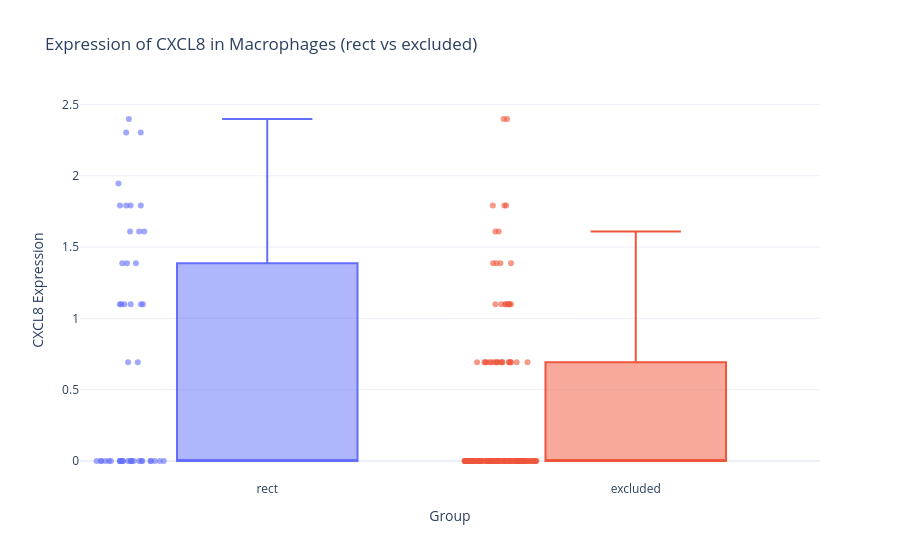
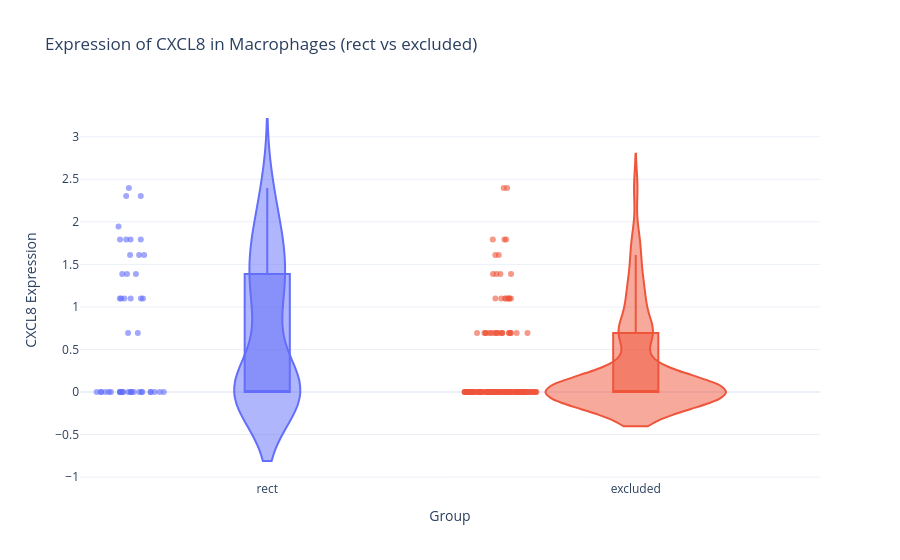

The notebook cell these images were saved under, in order:
### Markdown cell above
### Plots Box and Violin

### Code cell
import plotly.express as px
import seaborn as sns
import matplotlib.pyplot as plt

# Marker to plot
top_marker = "CXCL8"

# Cell Group to Plot
plot_cell_type=macrophage_combined

# Non-Interactive Violin Plot
plot_violin_expression(plot_cell_type, top_marker)

# Call the interactive box and violin plots
plot_interactive_boxplot(plot_cell_type, top_marker)
plot_interactive_violinplot(plot_cell_type, top_marker)

### Figure 1 — Plotly figure (JSON) as saved in the notebook; plotly's stock layout.template omitted (floating-point values rounded to 4 significant figures; data arrays with more than 128 entries replaced by an {"elided": "..."} marker saying what was removed)
{"data": [{"alignmentgroup": "True", "boxpoints": "all", "hovertemplate": "Group=%{x}<br>CXCL8 Expression=%{y}<extra></extra>", "jitter": 0.4, "legendgroup": "rect", "marker": {"color": "#636efa", "opacity": 0.6, "size": 6}, "name": "rect", "notched": false, "offsetgroup": "rect", "orientation": "v", "showlegend": true, "type": "box", "x": ["rect", "rect", "rect", "rect", "rect", "rect", "rect", "rect", "rect", "rect", "rect", "rect", "rect", "rect", "rect", "rect", "rect", "rect", "rect", "rect", "rect", "rect", "rect", "rect", "rect", "rect", "rect", "rect", "rect", "rect", "rect", "rect", "rect", "rect", "rect", "rect", "rect", "rect", "rect", "rect", "rect", "rect", "rect", "rect", "rect", "rect", "rect"], "x0": " ", "xaxis": "x", "y": [0, 0, 0, 0, 1.386, 0.6931, 0.6931, 0, 1.792, 1.099, 0, 0, 0, 1.099, 0, 0, 0, 0, 1.609, 1.099, 1.099, 1.099, 0, 0, 0, 0, 0, 1.386, 1.609, 1.099, 0, 2.303, 2.398, 1.792, 1.946, 1.386, 0, 0, 1.792, 2.303, 1.792, 0, 1.609, 0, 0, 0, 0], "y0": " ", "yaxis": "y"}, {"alignmentgroup": "True", "boxpoints": "all", "hovertemplate": "Group=%{x}<br>CXCL8 Expression=%{y}<extra></extra>", "jitter": 0.4, "legendgroup": "excluded", "marker": {"color": "#EF553B", "opacity": 0.6, "size": 6}, "name": "excluded", "notched": false, "offsetgroup": "excluded", "orientation": "v", "showlegend": true, "type": "box", "x": {"elided": "145 str values"}, "x0": " ", "xaxis": "x", "y": {"elided": "145 float values"}, "y0": " ", "yaxis": "y"}], "layout": {"autosize": true, "boxmode": "overlay", "legend": {"title": {"text": "Group"}, "tracegroupgap": 0}, "showlegend": false, "title": {"text": "Expression of CXCL8 in Macrophages (rect vs excluded)"}, "xaxis": {"anchor": "y", "autorange": true, "categoryarray": ["rect", "excluded"], "categoryorder": "array", "domain": [0, 1], "range": [-0.5049, 1.5], "title": {"text": "Group"}, "type": "category"}, "yaxis": {"anchor": "x", "autorange": true, "domain": [0, 1], "range": [-0.1332, 2.531], "title": {"text": "CXCL8 Expression"}, "type": "linear"}}}

### Figure 2 — Plotly figure (JSON) as saved in the notebook; plotly's stock layout.template omitted (floating-point values rounded to 4 significant figures; data arrays with more than 128 entries replaced by an {"elided": "..."} marker saying what was removed)
{"data": [{"alignmentgroup": "True", "box": {"visible": true}, "hovertemplate": "Group=%{x}<br>CXCL8 Expression=%{y}<extra></extra>", "jitter": 0.4, "legendgroup": "rect", "marker": {"color": "#636efa", "opacity": 0.6, "size": 6}, "name": "rect", "offsetgroup": "rect", "orientation": "v", "points": "all", "scalegroup": "True", "showlegend": true, "type": "violin", "x": ["rect", "rect", "rect", "rect", "rect", "rect", "rect", "rect", "rect", "rect", "rect", "rect", "rect", "rect", "rect", "rect", "rect", "rect", "rect", "rect", "rect", "rect", "rect", "rect", "rect", "rect", "rect", "rect", "rect", "rect", "rect", "rect", "rect", "rect", "rect", "rect", "rect", "rect", "rect", "rect", "rect", "rect", "rect", "rect", "rect", "rect", "rect"], "x0": " ", "xaxis": "x", "y": [0, 0, 0, 0, 1.386, 0.6931, 0.6931, 0, 1.792, 1.099, 0, 0, 0, 1.099, 0, 0, 0, 0, 1.609, 1.099, 1.099, 1.099, 0, 0, 0, 0, 0, 1.386, 1.609, 1.099, 0, 2.303, 2.398, 1.792, 1.946, 1.386, 0, 0, 1.792, 2.303, 1.792, 0, 1.609, 0, 0, 0, 0], "y0": " ", "yaxis": "y"}, {"alignmentgroup": "True", "box": {"visible": true}, "hovertemplate": "Group=%{x}<br>CXCL8 Expression=%{y}<extra></extra>", "jitter": 0.4, "legendgroup": "excluded", "marker": {"color": "#EF553B", "opacity": 0.6, "size": 6}, "name": "excluded", "offsetgroup": "excluded", "orientation": "v", "points": "all", "scalegroup": "True", "showlegend": true, "type": "violin", "x": {"elided": "145 str values"}, "x0": " ", "xaxis": "x", "y": {"elided": "145 float values"}, "y0": " ", "yaxis": "y"}], "layout": {"autosize": true, "legend": {"title": {"text": "Group"}, "tracegroupgap": 0}, "showlegend": false, "title": {"text": "Expression of CXCL8 in Macrophages (rect vs excluded)"}, "violinmode": "overlay", "xaxis": {"anchor": "y", "autorange": true, "categoryarray": ["rect", "excluded"], "categoryorder": "array", "domain": [0, 1], "range": [-0.5044, 1.5], "title": {"text": "Group"}, "type": "category"}, "yaxis": {"anchor": "x", "autorange": true, "domain": [0, 1], "range": [-1.034, 3.432], "title": {"text": "CXCL8 Expression"}, "type": "linear"}}}
